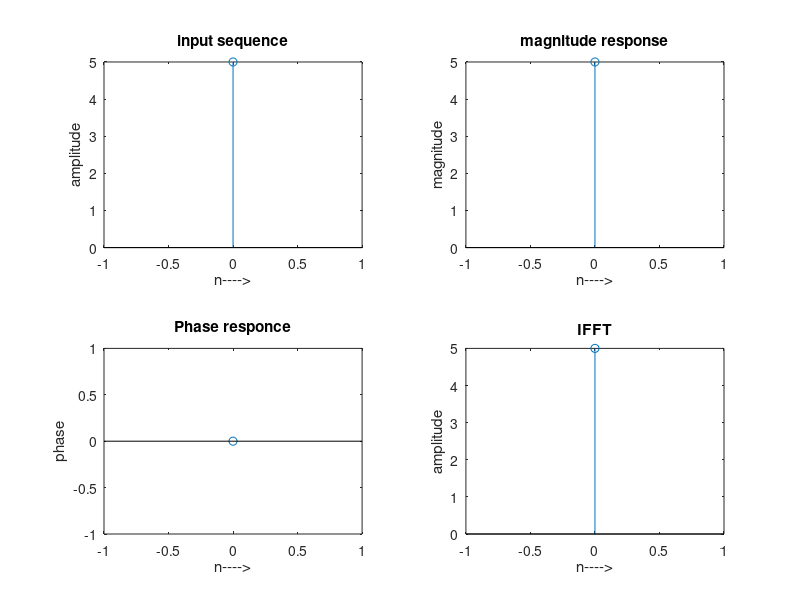

Write MATLAB code to recreate this figure.
clc;
clear all;
close all;
x=input('Enter the sequence : ')
N=length(x)
xK=fft(x,N)
xn=ifft(xK)
%plot input sequence
n=0:N-1;
subplot (2,2,1);
stem(n,x);
xlabel('n---->');
ylabel('amplitude');
title('input sequence');

%plot magnitude
subplot (2,2,2);
stem(n,abs(xK));
xlabel('n---->');
ylabel('magnitude');
title('magnitude response');

%plot Phase
subplot (2,2,3);
stem(n,angle(xK));
xlabel('n---->');
ylabel('phase');
title('Phase responce');

%plot IFFT
subplot (2,2,4);
stem(n,xn);
xlabel('n---->');
ylabel('amplitude');
title('IFFT');
